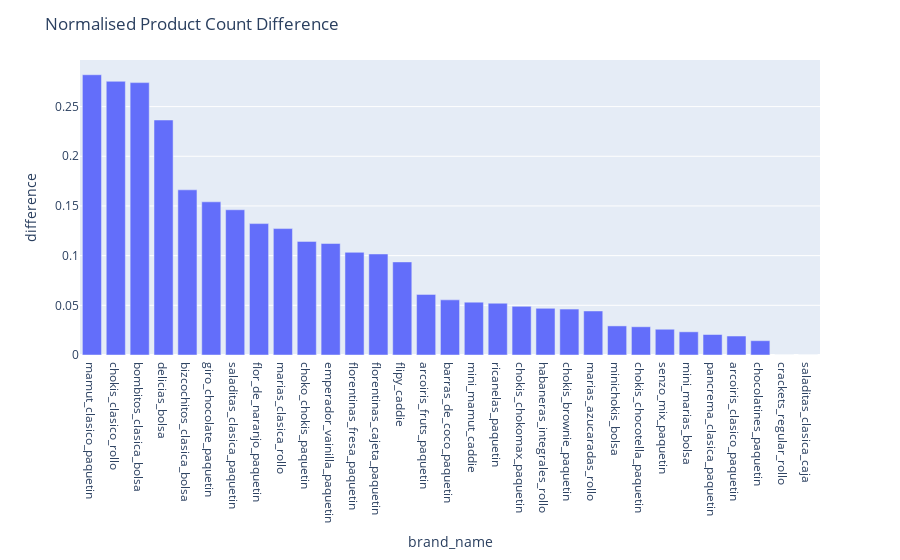

Notebook cell for this chart:
### Code cell
import plotly.express as px
fig = px.bar(data_processed.sort_values(by='difference', ascending=False), x='brand_name', y='difference')
fig.update_layout(title={'text': 'Normalised Product Count Difference'})
fig.write_html('/home/sumit-tyagi/sumit-ssd/sumit/eda/story-telling/normalised_product_difference_bar_plot.html')
fig.show()

### Figure 1 — Plotly figure (JSON) as saved in the notebook; plotly's stock layout.template omitted (floating-point values rounded to 4 significant figures)
{"data": [{"alignmentgroup": "True", "hovertemplate": "brand_name=%{x}<br>difference=%{y}<extra></extra>", "legendgroup": "", "marker": {"color": "#636efa", "pattern": {"shape": ""}}, "name": "", "offsetgroup": "", "orientation": "v", "showlegend": false, "textposition": "auto", "type": "bar", "x": ["mamut_clasico_paquetin", "chokis_clasico_rollo", "bombitos_clasica_bolsa", "delicias_bolsa", "bizcochitos_clasica_bolsa", "giro_chocolate_paquetin", "saladitas_clasica_paquetin", "flor_de_naranjo_paquetin", "marias_clasica_rollo", "choko_chokis_paquetin", "emperador_vainilla_paquetin", "florentinas_fresa_paquetin", "florentinas_cajeta_paquetin", "flipy_caddie", "arcoiris_fruts_paquetin", "barras_de_coco_paquetin", "mini_mamut_caddie", "ricanelas_paquetin", "chokis_chokomax_paquetin", "habaneras_integrales_rollo", "chokis_brownie_paquetin", "marias_azucaradas_rollo", "minichokis_bolsa", "chokis_chocotella_paquetin", "senzo_mix_paquetin", "mini_marias_bolsa", "pancrema_clasica_paquetin", "arcoiris_clasico_paquetin", "chocolatines_paquetin", "crackets_regular_rollo", "saladitas_clasica_caja"], "xaxis": "x", "y": [0.2821, 0.2755, 0.2741, 0.2365, 0.1662, 0.1542, 0.1462, 0.1322, 0.1272, 0.1143, 0.1122, 0.1033, 0.1017, 0.09369, 0.06102, 0.0555, 0.05321, 0.05212, 0.04902, 0.04693, 0.04624, 0.04431, 0.02928, 0.02842, 0.02591, 0.02334, 0.02063, 0.0191, 0.0144, 0, 0], "yaxis": "y"}], "layout": {"barmode": "relative", "legend": {"tracegroupgap": 0}, "margin": {"t": 60}, "title": {"text": "Normalised Product Count Difference"}, "xaxis": {"anchor": "y", "domain": [0, 1], "title": {"text": "brand_name"}}, "yaxis": {"anchor": "x", "domain": [0, 1], "title": {"text": "difference"}}}}
